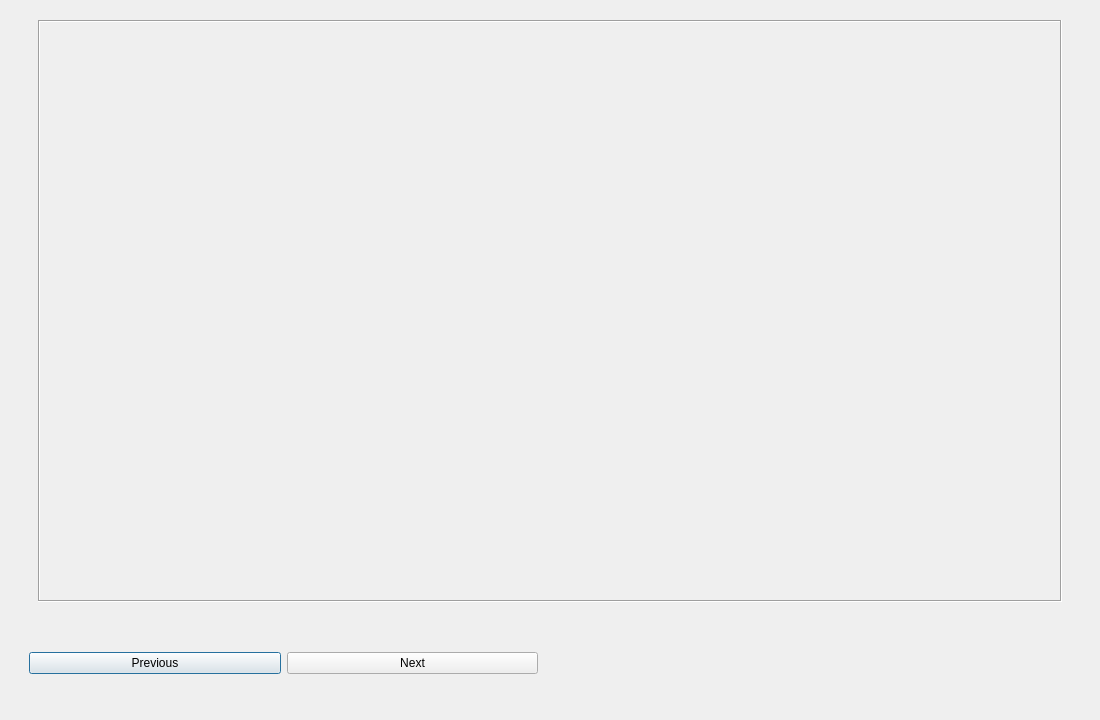
<?xml version="1.0" encoding="UTF-8"?>
<ui version="4.0">
 <class>SimpleImageViewer</class>
 <widget class="QDialog" name="SimpleImageViewer">
  <property name="geometry">
   <rect>
    <x>0</x>
    <y>0</y>
    <width>1100</width>
    <height>720</height>
   </rect>
  </property>
  <property name="minimumSize">
   <size>
    <width>1100</width>
    <height>720</height>
   </size>
  </property>
  <property name="maximumSize">
   <size>
    <width>1100</width>
    <height>720</height>
   </size>
  </property>
  <property name="windowTitle">
   <string>Simple Image Viewer</string>
  </property>
  <layout class="QVBoxLayout" name="verticalLayout">
   <item>
    <widget class="QWidget" name="widget_image_view" native="true">
     <property name="minimumSize">
      <size>
       <width>0</width>
       <height>600</height>
      </size>
     </property>
     <property name="maximumSize">
      <size>
       <width>16777215</width>
       <height>650</height>
      </size>
     </property>
     <layout class="QHBoxLayout" name="horizontalLayout_3">
      <item>
       <widget class="QLabel" name="image_view">
        <property name="minimumSize">
         <size>
          <width>1024</width>
          <height>512</height>
         </size>
        </property>
        <property name="maximumSize">
         <size>
          <width>1024</width>
          <height>640</height>
         </size>
        </property>
        <property name="frameShape">
         <enum>QFrame::Box</enum>
        </property>
        <property name="frameShadow">
         <enum>QFrame::Sunken</enum>
        </property>
        <property name="text">
         <string/>
        </property>
        <property name="alignment">
         <set>Qt::AlignCenter</set>
        </property>
       </widget>
      </item>
     </layout>
    </widget>
   </item>
   <item>
    <widget class="QWidget" name="widget_for_buttons" native="true">
     <layout class="QHBoxLayout" name="horizontalLayout">
      <item>
       <widget class="QWidget" name="widget_next_previous" native="true">
        <layout class="QHBoxLayout" name="horizontalLayout_2">
         <item>
          <widget class="QPushButton" name="button_previous">
           <property name="text">
            <string>Previous</string>
           </property>
          </widget>
         </item>
         <item>
          <widget class="QPushButton" name="button_next">
           <property name="text">
            <string>Next</string>
           </property>
          </widget>
         </item>
        </layout>
       </widget>
      </item>
      <item>
       <widget class="QWidget" name="widget_basic_image_processing" native="true"/>
      </item>
     </layout>
    </widget>
   </item>
  </layout>
 </widget>
 <resources/>
 <connections/>
</ui>
